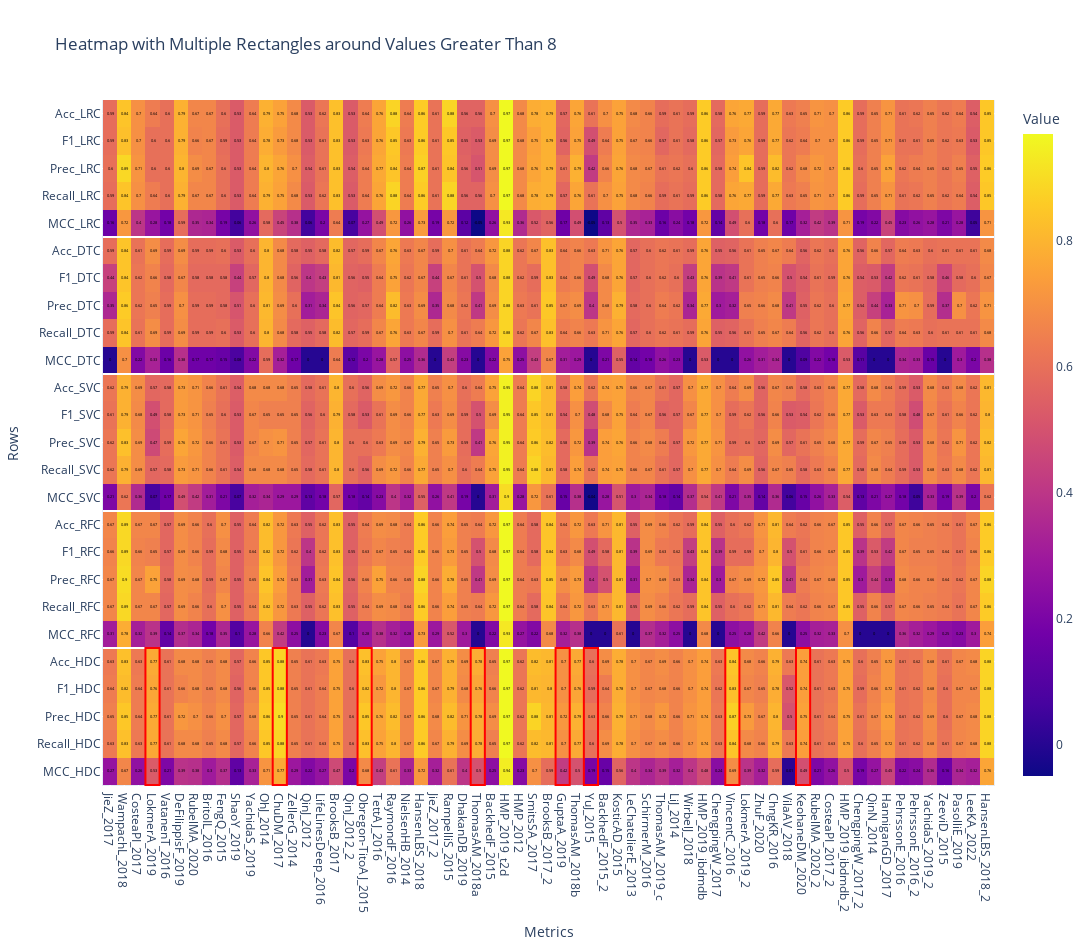

Source (notebook cell):
### Code cell
import pandas as pd
import plotly.express as px
import plotly.graph_objects as go
import sys
import pandas as pd
import numpy as np
import sys, os

def check_peformance(values, th=0.01):
    last_value = values[-1]
    # Check if the last value is greater than all other values by at least the threshold
    is_significantly_greater = all((last_value - value) >= th for value in values[:-1])

    if is_significantly_greater:
        return True
    else:
        return False
    
def ResultSummary(file):
    DF = pd.read_csv(file, sep='\t')
    DF.set_index('name', inplace=True)
    df = DF
    # df.columns = ReturnUniqueColumnName(df.columns.to_list())
    
    column_anno = {}
    for n in df.columns.to_list():
        # Initialize an empty list to store the slicing indices
        slices = []
        mean_values = []
        # Set the step size for the intervals
        step = 5

        # Create a loop to generate the slice indices
        for i in range(0, 25, step):  # 25 represents the total number of elements
            # Define the start and end of the slice
            start = i
            end = i + 4  # 4 represents the span or width of each slice
            # Append the slice to the list
            slices.append(f"{start}:{end}")
            # print(df[[n]][start:end])
            mean_values.append(round(np.mean(df[[n]][start:end]), 3))
        # print(mean_values)
        column_anno[n] = check_peformance(mean_values,  th=threshold)
    return column_anno

results = ResultSummary(input_file)

true_columns = []
for i, k in enumerate(results.keys()):
    if results[k]:  
        true_columns.append((i, results[k], k))

true_columns

DF = pd.read_csv(input_file, sep='\t')
DF.set_index('name', inplace=True)
df = DF
df.index.name = 'name'
# df.columns = ReturnUniqueColumnName(df.columns.to_list())
###Fix Duplicate Column Names ############################

heatmap = go.Heatmap(
    z=df.values,
    x=df.columns,
    y=df.index,
    # colorscale='Viridis',
    colorbar=dict(title='Value'),
    text=df.values,  # Display values in each cell
    texttemplate="%{text}",  # Format for text
    textfont=dict(color='black'),  # Ensure text is visible on darker colors
)

shapes = []


for i in range(5, len(df), 5):  # Start from the 3rd row and add lines every 2 rows
    shapes.append(
        go.layout.Shape(
            type='line',
            x0=-0.5,  # Start from the left edge
            x1=len(df.columns) - 0.5,  # End at the right edge
            y0=i - 0.5,  # Position for the horizontal line
            y1=i - 0.5,
            line=dict(color='white', width=2),  # White line with a thickness of 2
        )
    )

# Find all cells with values greater than 8

for c in true_columns:
    col_idx = c[0]  # Get the index of the column
    row_idx = 20    # Get the index of the row
    shape = go.layout.Shape(
        type='rect',
        x0=col_idx - 0.5,
        x1=col_idx + 0.5,
        y0=row_idx - 0.5,
        y1=row_idx + 4.5,
        line=dict(color='red', width=2),  # Red border for the rectangle
        fillcolor='rgba(255, 255, 255, 0)',  # Transparent fill
    )
    shapes.append(shape)  # Add this shape to the list of shapes

# Create the figure and add the heatmap and shapes
fig = go.Figure(data=[heatmap])
fig.update_layout(
    width=1800,  # Adjust based on your needs
    height=950,
    # autosize=True,
    shapes=shapes,  # Add all the shapes (rectangles)
    title='Heatmap with Multiple Rectangles around Values Greater Than 8',
    xaxis=dict(title='Metrics'),
    yaxis=dict(title='Rows'),
    yaxis_autorange='reversed',  # Ensures correct orientation
)

# Display the heatmap with the rectangle
# fig.show()

### Figure 1 — Plotly figure (JSON) as saved in the notebook; plotly's stock layout.template omitted (floating-point values rounded to 4 significant figures; data arrays with more than 128 entries replaced by an {"elided": "..."} marker saying what was removed)
{"data": [{"colorbar": {"title": {"text": "Value"}}, "text": {"elided": "25x63 float values"}, "textfont": {"color": "black"}, "texttemplate": "%{text}", "type": "heatmap", "x": ["JieZ_2017", "WampachL_2018", "CosteaPI_2017", "LokmerA_2019", "VatanenT_2016", "DeFilippisF_2019", "RubelMA_2020", "BritoIL_2016", "FengQ_2015", "ShaoY_2019", "YachidaS_2019", "OhJ_2014", "ChuDM_2017", "ZellerG_2014", "QinJ_2012", "LifeLinesDeep_2016", "BrooksB_2017", "QinJ_2012_2", "Obregon-TitoAJ_2015", "TettAJ_2016", "RaymondF_2016", "NielsenHB_2014", "HansenLBS_2018", "JieZ_2017_2", "RampelliS_2015", "DhakanDB_2019", "ThomasAM_2018a", "BackhedF_2015", "HMP_2019_t2d", "HMP_2012", "SmitsSA_2017", "BrooksB_2017_2", "GuptaA_2019", "ThomasAM_2018b", "YuJ_2015", "BackhedF_2015_2", "KosticAD_2015", "LeChatelierE_2013", "SchirmerM_2016", "ThomasAM_2019_c", "LiJ_2014", "WirbelJ_2018", "HMP_2019_ibdmdb", "ChengpingW_2017", "VincentC_2016", "LokmerA_2019_2", "ZhuF_2020", "ChngKR_2016", "VilaAV_2018", "KeohaneDM_2020", "RubelMA_2020_2", "CosteaPI_2017_2", "HMP_2019_ibdmdb_2", "ChengpingW_2017_2", "QinN_2014", "HanniganGD_2017", "PehrssonE_2016", "PehrssonE_2016_2", "YachidaS_2019_2", "ZeeviD_2015", "PasolliE_2019", "LeeKA_2022", "HansenLBS_2018_2"], "y": ["Acc_LRC", "F1_LRC", "Prec_LRC", "Recall_LRC", "MCC_LRC", "Acc_DTC", "F1_DTC", "Prec_DTC", "Recall_DTC", "MCC_DTC", "Acc_SVC", "F1_SVC", "Prec_SVC", "Recall_SVC", "MCC_SVC", "Acc_RFC", "F1_RFC", "Prec_RFC", "Recall_RFC", "MCC_RFC", "Acc_HDC", "F1_HDC", "Prec_HDC", "Recall_HDC", "MCC_HDC"], "z": {"elided": "25x63 float values"}}], "layout": {"height": 950, "shapes": [{"line": {"color": "white", "width": 2}, "type": "line", "x0": -0.5, "x1": 62.5, "y0": 4.5, "y1": 4.5}, {"line": {"color": "white", "width": 2}, "type": "line", "x0": -0.5, "x1": 62.5, "y0": 9.5, "y1": 9.5}, {"line": {"color": "white", "width": 2}, "type": "line", "x0": -0.5, "x1": 62.5, "y0": 14.5, "y1": 14.5}, {"line": {"color": "white", "width": 2}, "type": "line", "x0": -0.5, "x1": 62.5, "y0": 19.5, "y1": 19.5}, {"fillcolor": "rgba(255, 255, 255, 0)", "line": {"color": "red", "width": 2}, "type": "rect", "x0": 2.5, "x1": 3.5, "y0": 19.5, "y1": 24.5}, {"fillcolor": "rgba(255, 255, 255, 0)", "line": {"color": "red", "width": 2}, "type": "rect", "x0": 11.5, "x1": 12.5, "y0": 19.5, "y1": 24.5}, {"fillcolor": "rgba(255, 255, 255, 0)", "line": {"color": "red", "width": 2}, "type": "rect", "x0": 17.5, "x1": 18.5, "y0": 19.5, "y1": 24.5}, {"fillcolor": "rgba(255, 255, 255, 0)", "line": {"color": "red", "width": 2}, "type": "rect", "x0": 25.5, "x1": 26.5, "y0": 19.5, "y1": 24.5}, {"fillcolor": "rgba(255, 255, 255, 0)", "line": {"color": "red", "width": 2}, "type": "rect", "x0": 31.5, "x1": 32.5, "y0": 19.5, "y1": 24.5}, {"fillcolor": "rgba(255, 255, 255, 0)", "line": {"color": "red", "width": 2}, "type": "rect", "x0": 33.5, "x1": 34.5, "y0": 19.5, "y1": 24.5}, {"fillcolor": "rgba(255, 255, 255, 0)", "line": {"color": "red", "width": 2}, "type": "rect", "x0": 43.5, "x1": 44.5, "y0": 19.5, "y1": 24.5}, {"fillcolor": "rgba(255, 255, 255, 0)", "line": {"color": "red", "width": 2}, "type": "rect", "x0": 48.5, "x1": 49.5, "y0": 19.5, "y1": 24.5}], "title": {"text": "Heatmap with Multiple Rectangles around Values Greater Than 8"}, "width": 1800, "xaxis": {"autorange": true, "range": [-0.5399, 62.54], "title": {"text": "Metrics"}, "type": "category"}, "yaxis": {"autorange": true, "range": [24.54, -0.5], "title": {"text": "Rows"}, "type": "category"}}}
